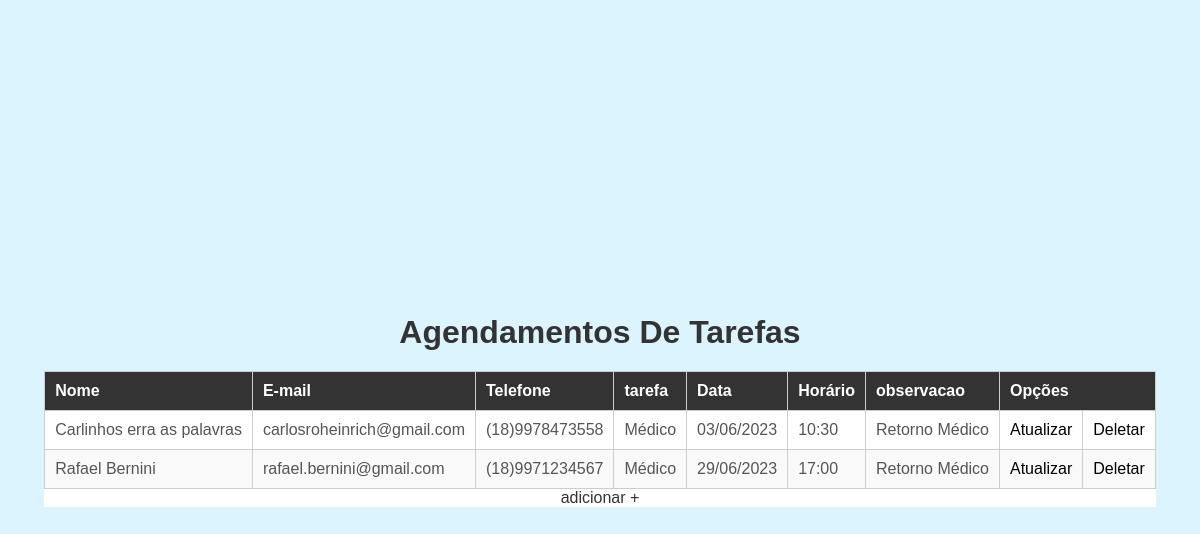
The app's page /listar.php with its own data.
### tables this page shows
CREATE TABLE `agendamento` (
  `id` int(11) NOT NULL,
  `nome` text NOT NULL,
  `telefone` text NOT NULL,
  `email` text NOT NULL,
  `tarefa` text NOT NULL,
  `data` date NOT NULL,
  `hora` time NOT NULL,
  `observacao` text NOT NULL
);

### listar.php (the view, shortened to what this page needs)
<link rel="stylesheet" href="style.css">
<?php include 'db.php'; ?>
<IDOCTYPE html>
<html>
<head>
<link rel='stylesheet' href='style.css'> <title>Agendamentos De Tarefas</title> </head>
<body class='listar' style=" background-image: url('images.jpeg'); background-repeat:no-repeat; background-size:cover; ">
<h1>Agendamentos De Tarefas</h1>
<?php
$stmt = $pdo->query('SELECT * FROM agendamento ORDER BY data, hora');
 $agendamentos = $stmt->fetchAll(PDO:: FETCH_ASSOC);
if (count($agendamentos)== 0) {
echo '<p>Nenhum compromisso agendado.</p>';
} else {
    echo '<div style="background-color:white">';
echo '<table border="1">';
echo '<thead><tr><th>Nome</th><th>E-mail</th><th>Telefone</th><th>tarefa</th><th>Data</th><th>Horário</th><th>observacao</th><th colspan="2">
Opções</th></tr></thead>';
echo '<tbody>';
echo '</div>';
foreach ($agendamentos as $agendamento) {
echo '<tr>';
echo '<td>' . $agendamento['nome'] . '</td>';
echo '<td>' . $agendamento['email'] . '</td>';
echo '<td>' . $agendamento['telefone'] . '</td>';
echo '<td>' . $agendamento['tarefa'] . '</td>';
echo '<td>' . date('d/m/Y', strtotime($agendamento['data'])) . '</td>';
echo '<td>' . date('H:i', strtotime($agendamento['hora'])) . '</td>';
echo '<td>' . $agendamento['observacao'] . '</td>';
echo '<td><a style="color:black;" href="atualizar.php?id='.$agendamento['id'] . '">Atualizar</a></td>';
echo '<td><a style="color:black;" href="deletar.php?id='.$agendamento['id'] .'">Deletar</a></td>';
echo '</tr>';
}
}
?>
<P style=" text-align: center"> <a href="index.php">adicionar +</a> <P>
</body>
</html>

### style.css (style rules this page uses)
* { margin: 0; padding: 0; box-sizing: border-box; }
body { font-family: Arial, sans-serif; background-color: #ffffff; display:flex; justify-content:center; align-items:center; }
h1 { text-align: center; color: #333; margin-top: 20px; }
table { width: 100%; border-collapse: collapse; margin-top: 20px; }
table th, table td { padding: 10px; border: 1px solid #ccc; }
table th { background-color: #333; color: #fff; text-align: left; }
table td { color: #555; }
table tr:nth-child(even) { background-color: #f9f9f9; }
a { text-decoration: none; color: #333; }
.listar { background-color: #dcf4fd; }

### records on screen
agendamento: nome "Carlinhos erra as palavras", email "carlosroheinrich@gmail.com", telefone "(18)9978473558", tarefa "Médico", data "03/06/2023", hora "10:30", observacao "Retorno Médico"
agendamento: nome "Rafael Bernini", email "rafael.bernini@gmail.com", telefone "(18)9971234567", tarefa "Médico", data "29/06/2023", hora "17:00", observacao "Retorno Médico"
